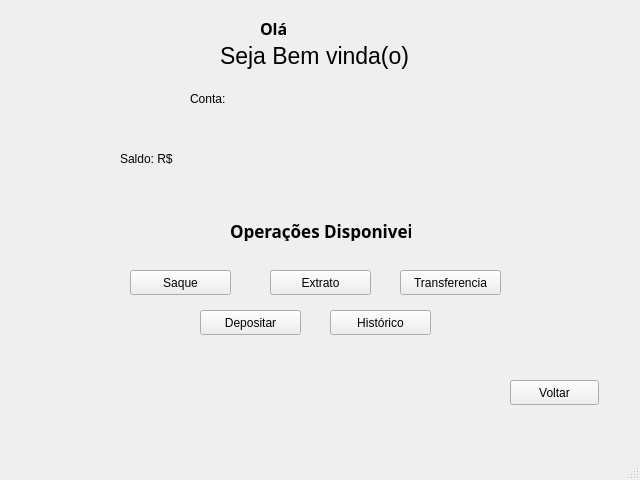
<?xml version="1.0" encoding="UTF-8"?>
<ui version="4.0">
 <class>TelaLogin</class>
 <widget class="QMainWindow" name="TelaLogin">
  <property name="geometry">
   <rect>
    <x>0</x>
    <y>0</y>
    <width>640</width>
    <height>480</height>
   </rect>
  </property>
  <property name="windowTitle">
   <string>MainWindow</string>
  </property>
  <widget class="QWidget" name="centralwidget">
   <widget class="QLabel" name="label">
    <property name="geometry">
     <rect>
      <x>220</x>
      <y>40</y>
      <width>191</width>
      <height>31</height>
     </rect>
    </property>
    <property name="font">
     <font>
      <pointsize>17</pointsize>
     </font>
    </property>
    <property name="text">
     <string>Seja Bem vinda(o)</string>
    </property>
   </widget>
   <widget class="QLabel" name="label_2">
    <property name="geometry">
     <rect>
      <x>120</x>
      <y>150</y>
      <width>67</width>
      <height>17</height>
     </rect>
    </property>
    <property name="text">
     <string>Saldo: R$</string>
    </property>
   </widget>
   <widget class="QLabel" name="label_3">
    <property name="geometry">
     <rect>
      <x>190</x>
      <y>90</y>
      <width>67</width>
      <height>17</height>
     </rect>
    </property>
    <property name="text">
     <string>Conta:</string>
    </property>
   </widget>
   <widget class="QLabel" name="label_4">
    <property name="geometry">
     <rect>
      <x>230</x>
      <y>220</y>
      <width>181</width>
      <height>21</height>
     </rect>
    </property>
    <property name="font">
     <font>
      <family>Ubuntu Condensed</family>
      <pointsize>13</pointsize>
      <weight>75</weight>
      <bold>true</bold>
     </font>
    </property>
    <property name="text">
     <string>Operações Disponiveis</string>
    </property>
   </widget>
   <widget class="QPushButton" name="pushButton">
    <property name="geometry">
     <rect>
      <x>130</x>
      <y>270</y>
      <width>101</width>
      <height>25</height>
     </rect>
    </property>
    <property name="text">
     <string>Saque</string>
    </property>
   </widget>
   <widget class="QPushButton" name="pushButton_2">
    <property name="geometry">
     <rect>
      <x>200</x>
      <y>310</y>
      <width>101</width>
      <height>25</height>
     </rect>
    </property>
    <property name="text">
     <string>Depositar</string>
    </property>
   </widget>
   <widget class="QPushButton" name="pushButton_3">
    <property name="geometry">
     <rect>
      <x>400</x>
      <y>270</y>
      <width>101</width>
      <height>25</height>
     </rect>
    </property>
    <property name="text">
     <string>Transferencia</string>
    </property>
   </widget>
   <widget class="QPushButton" name="pushButton_4">
    <property name="geometry">
     <rect>
      <x>270</x>
      <y>270</y>
      <width>101</width>
      <height>25</height>
     </rect>
    </property>
    <property name="text">
     <string>Extrato</string>
    </property>
   </widget>
   <widget class="QLabel" name="label_5">
    <property name="geometry">
     <rect>
      <x>250</x>
      <y>90</y>
      <width>67</width>
      <height>17</height>
     </rect>
    </property>
    <property name="text">
     <string/>
    </property>
   </widget>
   <widget class="QLabel" name="label_6">
    <property name="geometry">
     <rect>
      <x>200</x>
      <y>150</y>
      <width>67</width>
      <height>17</height>
     </rect>
    </property>
    <property name="text">
     <string/>
    </property>
   </widget>
   <widget class="QLabel" name="label_7">
    <property name="geometry">
     <rect>
      <x>260</x>
      <y>20</y>
      <width>67</width>
      <height>17</height>
     </rect>
    </property>
    <property name="font">
     <font>
      <family>Ubuntu Condensed</family>
      <pointsize>12</pointsize>
      <weight>75</weight>
      <bold>true</bold>
     </font>
    </property>
    <property name="text">
     <string>Olá </string>
    </property>
   </widget>
   <widget class="QLabel" name="label_8">
    <property name="geometry">
     <rect>
      <x>300</x>
      <y>20</y>
      <width>67</width>
      <height>17</height>
     </rect>
    </property>
    <property name="font">
     <font>
      <family>Ubuntu Condensed</family>
      <pointsize>12</pointsize>
      <weight>75</weight>
      <bold>true</bold>
     </font>
    </property>
    <property name="text">
     <string/>
    </property>
   </widget>
   <widget class="QPushButton" name="pushButton_5">
    <property name="geometry">
     <rect>
      <x>510</x>
      <y>380</y>
      <width>89</width>
      <height>25</height>
     </rect>
    </property>
    <property name="text">
     <string>Voltar</string>
    </property>
   </widget>
   <widget class="QPushButton" name="pushButton_6">
    <property name="geometry">
     <rect>
      <x>330</x>
      <y>310</y>
      <width>101</width>
      <height>25</height>
     </rect>
    </property>
    <property name="text">
     <string>Histórico</string>
    </property>
   </widget>
  </widget>
  <widget class="QMenuBar" name="menubar">
   <property name="geometry">
    <rect>
     <x>0</x>
     <y>0</y>
     <width>640</width>
     <height>22</height>
    </rect>
   </property>
  </widget>
  <widget class="QStatusBar" name="statusbar"/>
 </widget>
 <resources/>
 <connections/>
</ui>
